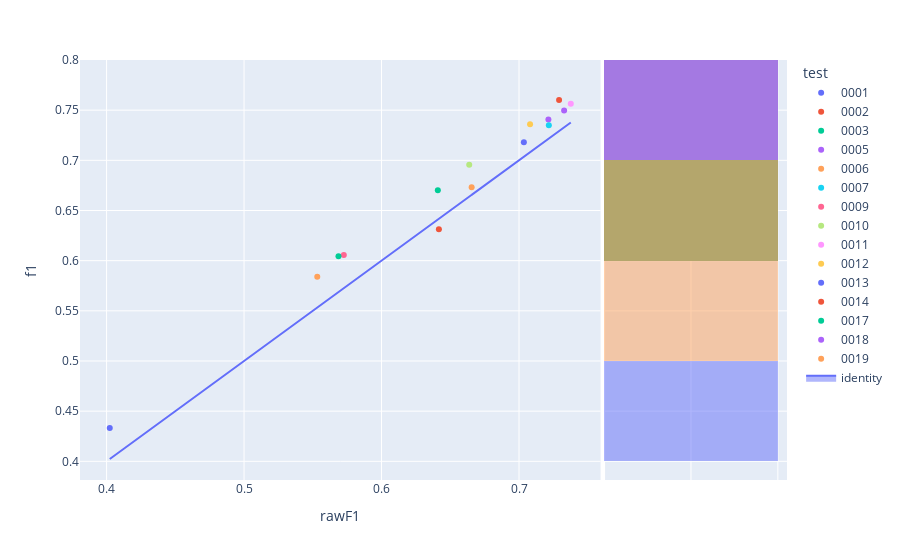

The notebook cell saved with this chart:
### Code cell
fig=px.scatter(experimentModels_N2,x='rawF1',y='f1',color='test',hover_name='modelId', marginal_y="histogram")
fig.add_trace(
    go.Scatter(x=experimentModels_N2['rawF1'], y=experimentModels_N2['rawF1'], name="identity", mode='lines',fill="toself")
)
fig.show()

### Figure 1 — Plotly figure (JSON) as saved in the notebook; plotly's stock layout.template omitted (floating-point values rounded to 4 significant figures)
{"data": [{"hovertemplate": "<b>%{hovertext}</b><br><br>test=0001<br>rawF1=%{x}<br>f1=%{y}<extra></extra>", "hovertext": ["f3ec491b-0006-4caa-ae15-ae896cb2d67e"], "legendgroup": "0001", "marker": {"color": "#636efa", "symbol": "circle"}, "mode": "markers", "name": "0001", "orientation": "v", "showlegend": true, "type": "scatter", "x": [0.4023], "xaxis": "x", "y": [0.4333], "yaxis": "y"}, {"alignmentgroup": "True", "bingroup": "y", "hovertemplate": "test=0001<br>f1=%{y}<br>count=%{x}<extra></extra>", "legendgroup": "0001", "marker": {"color": "#636efa"}, "name": "0001", "offsetgroup": "0001", "opacity": 0.5, "showlegend": false, "type": "histogram", "xaxis": "x2", "y": [0.4333], "yaxis": "y2"}, {"hovertemplate": "<b>%{hovertext}</b><br><br>test=0002<br>rawF1=%{x}<br>f1=%{y}<extra></extra>", "hovertext": ["6491a608-d9e0-4af8-bfcb-4213b7921942"], "legendgroup": "0002", "marker": {"color": "#EF553B", "symbol": "circle"}, "mode": "markers", "name": "0002", "orientation": "v", "showlegend": true, "type": "scatter", "x": [0.7292], "xaxis": "x", "y": [0.7601], "yaxis": "y"}, {"alignmentgroup": "True", "bingroup": "y", "hovertemplate": "test=0002<br>f1=%{y}<br>count=%{x}<extra></extra>", "legendgroup": "0002", "marker": {"color": "#EF553B"}, "name": "0002", "offsetgroup": "0002", "opacity": 0.5, "showlegend": false, "type": "histogram", "xaxis": "x2", "y": [0.7601], "yaxis": "y2"}, {"hovertemplate": "<b>%{hovertext}</b><br><br>test=0003<br>rawF1=%{x}<br>f1=%{y}<extra></extra>", "hovertext": ["257f50f6-47f8-43cb-bd89-084609bb54f4"], "legendgroup": "0003", "marker": {"color": "#00cc96", "symbol": "circle"}, "mode": "markers", "name": "0003", "orientation": "v", "showlegend": true, "type": "scatter", "x": [0.641], "xaxis": "x", "y": [0.6702], "yaxis": "y"}, {"alignmentgroup": "True", "bingroup": "y", "hovertemplate": "test=0003<br>f1=%{y}<br>count=%{x}<extra></extra>", "legendgroup": "0003", "marker": {"color": "#00cc96"}, "name": "0003", "offsetgroup": "0003", "opacity": 0.5, "showlegend": false, "type": "histogram", "xaxis": "x2", "y": [0.6702], "yaxis": "y2"}, {"hovertemplate": "<b>%{hovertext}</b><br><br>test=0005<br>rawF1=%{x}<br>f1=%{y}<extra></extra>", "hovertext": ["1531e4ee-35ce-4d1c-a1f9-c3c93a7adb13"], "legendgroup": "0005", "marker": {"color": "#ab63fa", "symbol": "circle"}, "mode": "markers", "name": "0005", "orientation": "v", "showlegend": true, "type": "scatter", "x": [0.7214], "xaxis": "x", "y": [0.7408], "yaxis": "y"}, {"alignmentgroup": "True", "bingroup": "y", "hovertemplate": "test=0005<br>f1=%{y}<br>count=%{x}<extra></extra>", "legendgroup": "0005", "marker": {"color": "#ab63fa"}, "name": "0005", "offsetgroup": "0005", "opacity": 0.5, "showlegend": false, "type": "histogram", "xaxis": "x2", "y": [0.7408], "yaxis": "y2"}, {"hovertemplate": "<b>%{hovertext}</b><br><br>test=0006<br>rawF1=%{x}<br>f1=%{y}<extra></extra>", "hovertext": ["ea67e468-eb31-4b91-9973-01efd704fdfd"], "legendgroup": "0006", "marker": {"color": "#FFA15A", "symbol": "circle"}, "mode": "markers", "name": "0006", "orientation": "v", "showlegend": true, "type": "scatter", "x": [0.5533], "xaxis": "x", "y": [0.5841], "yaxis": "y"}, {"alignmentgroup": "True", "bingroup": "y", "hovertemplate": "test=0006<br>f1=%{y}<br>count=%{x}<extra></extra>", "legendgroup": "0006", "marker": {"color": "#FFA15A"}, "name": "0006", "offsetgroup": "0006", "opacity": 0.5, "showlegend": false, "type": "histogram", "xaxis": "x2", "y": [0.5841], "yaxis": "y2"}, {"hovertemplate": "<b>%{hovertext}</b><br><br>test=0007<br>rawF1=%{x}<br>f1=%{y}<extra></extra>", "hovertext": ["36af1678-f8a9-4522-bf98-7726af8393a9"], "legendgroup": "0007", "marker": {"color": "#19d3f3", "symbol": "circle"}, "mode": "markers", "name": "0007", "orientation": "v", "showlegend": true, "type": "scatter", "x": [0.7217], "xaxis": "x", "y": [0.735], "yaxis": "y"}, {"alignmentgroup": "True", "bingroup": "y", "hovertemplate": "test=0007<br>f1=%{y}<br>count=%{x}<extra></extra>", "legendgroup": "0007", "marker": {"color": "#19d3f3"}, "name": "0007", "offsetgroup": "0007", "opacity": 0.5, "showlegend": false, "type": "histogram", "xaxis": "x2", "y": [0.735], "yaxis": "y2"}, {"hovertemplate": "<b>%{hovertext}</b><br><br>test=0009<br>rawF1=%{x}<br>f1=%{y}<extra></extra>", "hovertext": ["da8325b6-379e-496f-acb8-3c105a943c56"], "legendgroup": "0009", "marker": {"color": "#FF6692", "symbol": "circle"}, "mode": "markers", "name": "0009", "orientation": "v", "showlegend": true, "type": "scatter", "x": [0.5726], "xaxis": "x", "y": [0.6056], "yaxis": "y"}, {"alignmentgroup": "True", "bingroup": "y", "hovertemplate": "test=0009<br>f1=%{y}<br>count=%{x}<extra></extra>", "legendgroup": "0009", "marker": {"color": "#FF6692"}, "name": "0009", "offsetgroup": "0009", "opacity": 0.5, "showlegend": false, "type": "histogram", "xaxis": "x2", "y": [0.6056], "yaxis": "y2"}, {"hovertemplate": "<b>%{hovertext}</b><br><br>test=0010<br>rawF1=%{x}<br>f1=%{y}<extra></extra>", "hovertext": ["a832e8e9-3213-4caf-b34f-cdd51a27167b"], "legendgroup": "0010", "marker": {"color": "#B6E880", "symbol": "circle"}, "mode": "markers", "name": "0010", "orientation": "v", "showlegend": true, "type": "scatter", "x": [0.6638], "xaxis": "x", "y": [0.6957], "yaxis": "y"}, {"alignmentgroup": "True", "bingroup": "y", "hovertemplate": "test=0010<br>f1=%{y}<br>count=%{x}<extra></extra>", "legendgroup": "0010", "marker": {"color": "#B6E880"}, "name": "0010", "offsetgroup": "0010", "opacity": 0.5, "showlegend": false, "type": "histogram", "xaxis": "x2", "y": [0.6957], "yaxis": "y2"}, {"hovertemplate": "<b>%{hovertext}</b><br><br>test=0011<br>rawF1=%{x}<br>f1=%{y}<extra></extra>", "hovertext": ["8e0df4bf-4d23-4aa8-aa60-b26ac4bc4dbf"], "legendgroup": "0011", "marker": {"color": "#FF97FF", "symbol": "circle"}, "mode": "markers", "name": "0011", "orientation": "v", "showlegend": true, "type": "scatter", "x": [0.7377], "xaxis": "x", "y": [0.7563], "yaxis": "y"}, {"alignmentgroup": "True", "bingroup": "y", "hovertemplate": "test=0011<br>f1=%{y}<br>count=%{x}<extra></extra>", "legendgroup": "0011", "marker": {"color": "#FF97FF"}, "name": "0011", "offsetgroup": "0011", "opacity": 0.5, "showlegend": false, "type": "histogram", "xaxis": "x2", "y": [0.7563], "yaxis": "y2"}, {"hovertemplate": "<b>%{hovertext}</b><br><br>test=0012<br>rawF1=%{x}<br>f1=%{y}<extra></extra>", "hovertext": ["a4b03b48-4c81-4340-b92a-12f602f553a2"], "legendgroup": "0012", "marker": {"color": "#FECB52", "symbol": "circle"}, "mode": "markers", "name": "0012", "orientation": "v", "showlegend": true, "type": "scatter", "x": [0.708], "xaxis": "x", "y": [0.736], "yaxis": "y"}, {"alignmentgroup": "True", "bingroup": "y", "hovertemplate": "test=0012<br>f1=%{y}<br>count=%{x}<extra></extra>", "legendgroup": "0012", "marker": {"color": "#FECB52"}, "name": "0012", "offsetgroup": "0012", "opacity": 0.5, "showlegend": false, "type": "histogram", "xaxis": "x2", "y": [0.736], "yaxis": "y2"}, {"hovertemplate": "<b>%{hovertext}</b><br><br>test=0013<br>rawF1=%{x}<br>f1=%{y}<extra></extra>", "hovertext": ["36e2b73b-50a2-4f5b-a897-2d47546b9d67"], "legendgroup": "0013", "marker": {"color": "#636efa", "symbol": "circle"}, "mode": "markers", "name": "0013", "orientation": "v", "showlegend": true, "type": "scatter", "x": [0.7035], "xaxis": "x", "y": [0.718], "yaxis": "y"}, {"alignmentgroup": "True", "bingroup": "y", "hovertemplate": "test=0013<br>f1=%{y}<br>count=%{x}<extra></extra>", "legendgroup": "0013", "marker": {"color": "#636efa"}, "name": "0013", "offsetgroup": "0013", "opacity": 0.5, "showlegend": false, "type": "histogram", "xaxis": "x2", "y": [0.718], "yaxis": "y2"}, {"hovertemplate": "<b>%{hovertext}</b><br><br>test=0014<br>rawF1=%{x}<br>f1=%{y}<extra></extra>", "hovertext": ["4c85ce88-cb17-4ddb-b740-096dc6a82d9d"], "legendgroup": "0014", "marker": {"color": "#EF553B", "symbol": "circle"}, "mode": "markers", "name": "0014", "orientation": "v", "showlegend": true, "type": "scatter", "x": [0.6417], "xaxis": "x", "y": [0.6313], "yaxis": "y"}, {"alignmentgroup": "True", "bingroup": "y", "hovertemplate": "test=0014<br>f1=%{y}<br>count=%{x}<extra></extra>", "legendgroup": "0014", "marker": {"color": "#EF553B"}, "name": "0014", "offsetgroup": "0014", "opacity": 0.5, "showlegend": false, "type": "histogram", "xaxis": "x2", "y": [0.6313], "yaxis": "y2"}, {"hovertemplate": "<b>%{hovertext}</b><br><br>test=0017<br>rawF1=%{x}<br>f1=%{y}<extra></extra>", "hovertext": ["190d11b0-5ffe-4468-bceb-b8eb940b8f68"], "legendgroup": "0017", "marker": {"color": "#00cc96", "symbol": "circle"}, "mode": "markers", "name": "0017", "orientation": "v", "showlegend": true, "type": "scatter", "x": [0.5687], "xaxis": "x", "y": [0.6043], "yaxis": "y"}, {"alignmentgroup": "True", "bingroup": "y", "hovertemplate": "test=0017<br>f1=%{y}<br>count=%{x}<extra></extra>", "legendgroup": "0017", "marker": {"color": "#00cc96"}, "name": "0017", "offsetgroup": "0017", "opacity": 0.5, "showlegend": false, "type": "histogram", "xaxis": "x2", "y": [0.6043], "yaxis": "y2"}, {"hovertemplate": "<b>%{hovertext}</b><br><br>test=0018<br>rawF1=%{x}<br>f1=%{y}<extra></extra>", "hovertext": ["7966aa35-e638-45df-bea9-250c33a3ca62"], "legendgroup": "0018", "marker": {"color": "#ab63fa", "symbol": "circle"}, "mode": "markers", "name": "0018", "orientation": "v", "showlegend": true, "type": "scatter", "x": [0.7328], "xaxis": "x", "y": [0.7496], "yaxis": "y"}, {"alignmentgroup": "True", "bingroup": "y", "hovertemplate": "test=0018<br>f1=%{y}<br>count=%{x}<extra></extra>", "legendgroup": "0018", "marker": {"color": "#ab63fa"}, "name": "0018", "offsetgroup": "0018", "opacity": 0.5, "showlegend": false, "type": "histogram", "xaxis": "x2", "y": [0.7496], "yaxis": "y2"}, {"hovertemplate": "<b>%{hovertext}</b><br><br>test=0019<br>rawF1=%{x}<br>f1=%{y}<extra></extra>", "hovertext": ["6d036104-a9ed-4fe7-9d7c-14f319e9d0d8"], "legendgroup": "0019", "marker": {"color": "#FFA15A", "symbol": "circle"}, "mode": "markers", "name": "0019", "orientation": "v", "showlegend": true, "type": "scatter", "x": [0.6656], "xaxis": "x", "y": [0.6732], "yaxis": "y"}, {"alignmentgroup": "True", "bingroup": "y", "hovertemplate": "test=0019<br>f1=%{y}<br>count=%{x}<extra></extra>", "legendgroup": "0019", "marker": {"color": "#FFA15A"}, "name": "0019", "offsetgroup": "0019", "opacity": 0.5, "showlegend": false, "type": "histogram", "xaxis": "x2", "y": [0.6732], "yaxis": "y2"}, {"fill": "toself", "mode": "lines", "name": "identity", "type": "scatter", "x": [0.4023, 0.7292, 0.641, 0.7214, 0.5533, 0.7217, 0.5726, 0.6638, 0.7377, 0.708, 0.7035, 0.6417, 0.5687, 0.7328, 0.6656], "y": [0.4023, 0.7292, 0.641, 0.7214, 0.5533, 0.7217, 0.5726, 0.6638, 0.7377, 0.708, 0.7035, 0.6417, 0.5687, 0.7328, 0.6656]}], "layout": {"barmode": "overlay", "legend": {"title": {"text": "test"}, "tracegroupgap": 0}, "margin": {"t": 60}, "xaxis": {"anchor": "y", "domain": [0, 0.7363], "title": {"text": "rawF1"}}, "xaxis2": {"anchor": "y2", "domain": [0.7413, 1], "matches": "x2", "showgrid": true, "showline": false, "showticklabels": false, "ticks": ""}, "yaxis": {"anchor": "x", "domain": [0, 1], "title": {"text": "f1"}}, "yaxis2": {"anchor": "x2", "domain": [0, 1], "matches": "y", "showgrid": true, "showticklabels": false}}}
